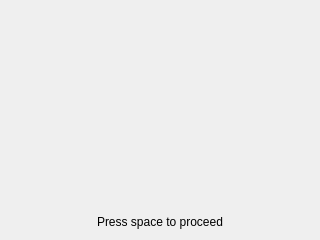
<?xml version="1.0" encoding="UTF-8"?>
<ui version="4.0">
 <class>LedColorDialog</class>
 <widget class="QDialog" name="LedColorDialog">
  <property name="geometry">
   <rect>
    <x>0</x>
    <y>0</y>
    <width>320</width>
    <height>240</height>
   </rect>
  </property>
  <property name="windowTitle">
   <string>Dialog</string>
  </property>
  <layout class="QGridLayout" name="gridLayout">
   <item row="0" column="0">
    <layout class="QVBoxLayout" name="verticalLayout">
     <item>
      <layout class="QHBoxLayout" name="horizontalLayout"/>
     </item>
     <item alignment="Qt::AlignHCenter|Qt::AlignBottom">
      <widget class="QLabel" name="label">
       <property name="text">
        <string>Press space to proceed</string>
       </property>
      </widget>
     </item>
    </layout>
   </item>
  </layout>
 </widget>
 <resources/>
 <connections/>
</ui>
